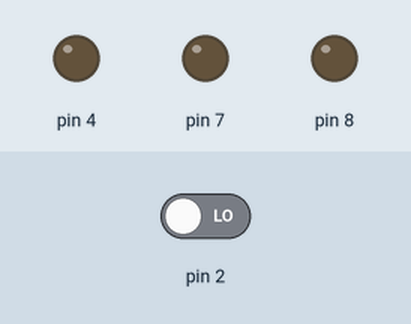
The sketch below on a simulated Arduino Uno, built with avr-gcc and run on an emulated ATmega328P. Parts: output pins drawn as LEDs (lit = HIGH). Dashed ring = blinking. Inputs (shaded band) come from the test bench; at power-on: pin 2 LOW.

Above: at 1.2 s.
1.3 s: pin 2 driven HIGH
At 2.1 s:
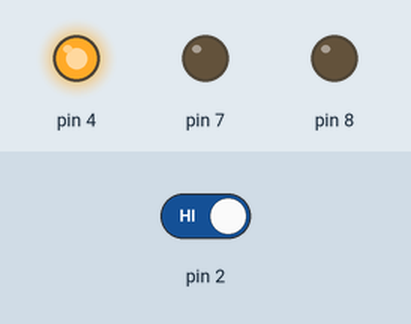
At 6.6 s:
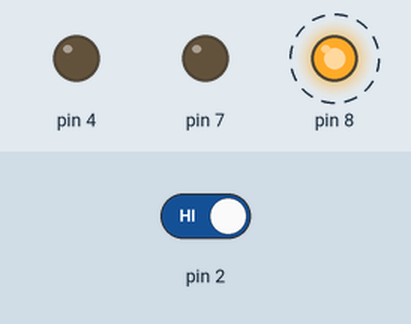
Timing chart, 0 to 13.3 s (numbered marks = the images above; inputs shaded):
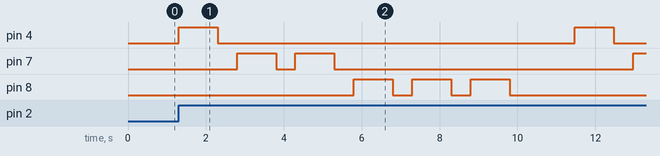

The sketch:

Number_Of_Click_Led_Blink.ino
```cpp
//////press switch once then one led will blink for 1 time
//////press switch onceagain then 2nd led will blink for 2 time
/////press switch once again 3nd led will blink for thrice....
int a;
int i=0;
void setup() {
pinMode(4,OUTPUT);
pinMode(7,OUTPUT);
pinMode(8,OUTPUT);
pinMode(2,INPUT);
}

void loop() {
 if(a=digitalRead(2));
  {
     i+=a;
    if(i==1)
    {
     for(int x=1;x<=i;x++)
      {
      digitalWrite(4,HIGH);
      delay(1000);
      digitalWrite(4,LOW);
      delay(500);
      }
      i=2;
    }

     if(i==2)
    {
      for(int y=1;y<=i;y++)
      {
        digitalWrite(7,HIGH);
        delay(1000);
        digitalWrite(7,LOW);
        delay(500);
      }
      i=3;
    }

     if(i==3)
    {
      for(int z=1;z<=i;z++)
      {
        digitalWrite(8,HIGH);
        delay(1000);
        digitalWrite(8,LOW);
        delay(500);
      }
      i=4;
    }
    else
    {
     digitalWrite(4,LOW);
     digitalWrite(7,LOW);
     digitalWrite(8,LOW);
    }
}
}
```

Measured:
- after the input at 1.3 s, pin 4: alternates HIGH for 1.0 s and LOW for 9.2 s, starting at once; pin 7: goes HIGH 1.0 s, LOW 0.50 s, HIGH 1.0 s, LOW 7.7 s, then HIGH, starting after 1.5 s; pin 8: alternates HIGH for 1.0 s and LOW for 0.50 s, 6 changes in all, then stays LOW, starting after 4.5 s
